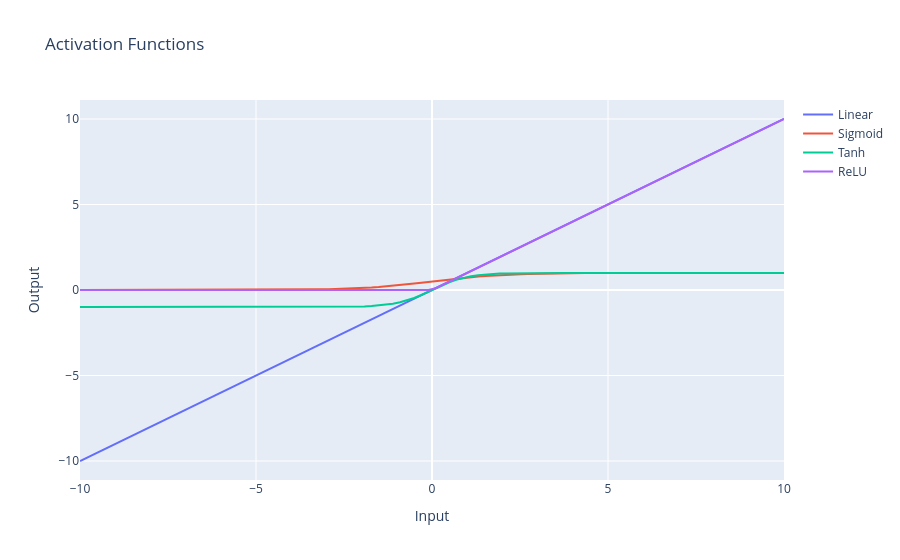

Notebook code cell kept with this figure:
### Code cell
import numpy as np
import plotly.graph_objects as go

# Functions
def linear(x):
    return x

def sigmoid(x):
    return 1 / (1 + np.exp(-x))

def tanh(x):
    return np.tanh(x)

def relu(x):
    return np.maximum(0, x)

# Input
x = np.linspace(-10, 10, 100)

# Plot
fig = go.Figure()

fig.add_trace(go.Scatter(x=x, y=linear(x), name='Linear'))
fig.add_trace(go.Scatter(x=x, y=sigmoid(x), name='Sigmoid'))
fig.add_trace(go.Scatter(x=x, y=tanh(x), name='Tanh'))
fig.add_trace(go.Scatter(x=x, y=relu(x), name='ReLU'))

fig.update_layout(
    title="Activation Functions",
    xaxis_title="Input",
    yaxis_title="Output"
)

fig.show()
